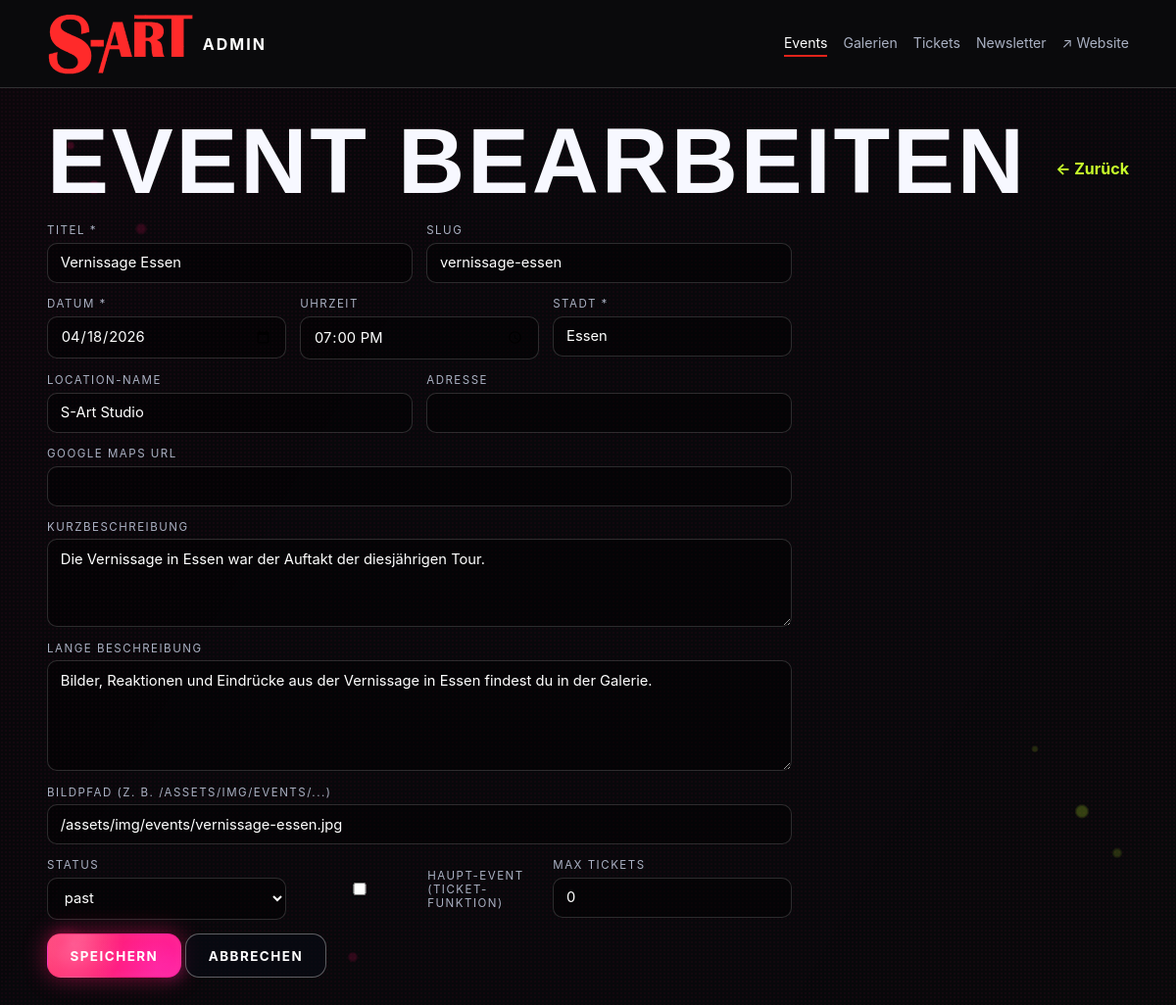
Screenshot of /admin/event-edit.php?id=1 with the database file from the repository.
### tables this page shows
CREATE TABLE IF NOT EXISTS events (
  id INT UNSIGNED AUTO_INCREMENT PRIMARY KEY,
  title VARCHAR(255) NOT NULL,
  slug VARCHAR(255) UNIQUE,
  event_date DATE NOT NULL,
  event_time TIME NULL,
  city VARCHAR(255) NOT NULL,
  location_name VARCHAR(255) NULL,
  address VARCHAR(255) NULL,
  description_short TEXT NULL,
  description_long TEXT NULL,
  image_path VARCHAR(500) NULL,
  status ENUM('upcoming','past','draft') DEFAULT 'upcoming',
  is_opening TINYINT(1) DEFAULT 0,
  max_tickets INT UNSIGNED DEFAULT 600,
  google_maps_url VARCHAR(500) NULL,
  created_at DATETIME DEFAULT CURRENT_TIMESTAMP,
  updated_at DATETIME DEFAULT CURRENT_TIMESTAMP ON UPDATE CURRENT_TIMESTAMP
);

### includes/functions.php (called while the page is built, shortened)
<?php
require_once __DIR__ . '/../config/database.php';
function e(?string $value): string
{
    return htmlspecialchars((string) $value, ENT_QUOTES, 'UTF-8');
}
function fetchOne(string $sql, array $params = []): ?array
{
    global $pdo;
    $stmt = $pdo->prepare($sql);
    $stmt->execute($params);
    $row = $stmt->fetch();
    return $row ?: null;
}

### admin/event-edit.php (the view, shortened to what this page needs)
<?php
$id = isset($_GET['id']) ? (int) $_GET['id'] : 0;
$item = [
    'title' => '', 'slug' => '', 'event_date' => '', 'event_time' => '',
    'city' => '', 'location_name' => '', 'address' => '',
    'description_short' => '', 'description_long' => '', 'image_path' => '',
    'status' => 'upcoming', 'is_opening' => 0, 'max_tickets' => 0,
    'google_maps_url' => '',
];
if ($id) {
    $item = fetchOne('SELECT * FROM events WHERE id=:id', ['id' => $id]) ?? $item;
}
require __DIR__ . '/_header.php';
?>
<div class="admin-page-head">
  <h1><?= $id ? 'Event bearbeiten' : 'Neues Event' ?></h1>
  <a class="text-link" href="/admin/events.php">← Zurück</a>
</div>
<form method="post" class="admin-form">
  <div class="form-grid-2">
    <label class="field"><span>Titel *</span><input name="title" required value="<?= e($item['title']) ?>"></label>
    <label class="field"><span>Slug</span><input name="slug" value="<?= e($item['slug']) ?>"></label>
  </div>
  <div class="form-grid-3">
    <label class="field"><span>Datum *</span><input type="date" name="event_date" required value="<?= e($item['event_date']) ?>"></label>
    <label class="field"><span>Uhrzeit</span><input type="time" name="event_time" value="<?= e((string) $item['event_time']) ?>"></label>
    <label class="field"><span>Stadt *</span><input name="city" required value="<?= e($item['city']) ?>"></label>
  </div>
  <div class="form-grid-2">
    <label class="field"><span>Location-Name</span><input name="location_name" value="<?= e((string) $item['location_name']) ?>"></label>
    <label class="field"><span>Adresse</span><input name="address" value="<?= e((string) $item['address']) ?>"></label>
  </div>
  <label class="field"><span>Google Maps URL</span><input name="google_maps_url" value="<?= e((string) $item['google_maps_url']) ?>"></label>
  <label class="field"><span>Kurzbeschreibung</span><textarea name="description_short"><?= e((string) $item['description_short']) ?></textarea></label>
  <label class="field"><span>Lange Beschreibung</span><textarea name="description_long" rows="5"><?= e((string) $item['description_long']) ?></textarea></label>
  <label class="field"><span>Bildpfad (z. B. /assets/img/events/...)</span><input name="image_path" value="<?= e((string) $item['image_path']) ?>"></label>
  <div class="form-grid-3">
    <label class="field">
      <span>Status</span>
      <select name="status">
        <?php foreach (['upcoming', 'past', 'draft'] as $s): ?>
          <option value="<?= $s ?>" <?= $item['status'] === $s ? 'selected' : '' ?>><?= $s ?></option>
        <?php endforeach; ?>
      </select>
    </label>
    <label class="field check-field">
      <input type="checkbox" name="is_opening" value="1" <?= (int) $item['is_opening'] === 1 ? 'checked' : '' ?>>
      <span>Haupt-Event (Ticket-Funktion)</span>
    </label>
    <label class="field"><span>Max Tickets</span><input type="number" name="max_tickets" min="0" value="<?= (int) $item['max_tickets'] ?>"></label>
  </div>
  <div>
    <button class="btn btn-primary" type="submit">Speichern</button>
    <a class="btn btn-ghost" href="/admin/events.php">Abbrechen</a>
  </div>
</form>
<?php require __DIR__ . '/_footer.php'; ?>

### rows the page displays
events: title "Vernissage Essen", slug "vernissage-essen", event_date "04/18/2026", event_time "19:00:00", city "Essen", location_name "S-Art Studio", description_short "Die Vernissage in Essen war der Auftakt der diesjährigen Tour.", description_long "Bilder, Reaktionen und Eindrücke aus der Vernissage in Essen findest du in der Galerie.", image_path "/assets/img/events/vernissage-essen.jpg", status "past", max_tickets "0"
